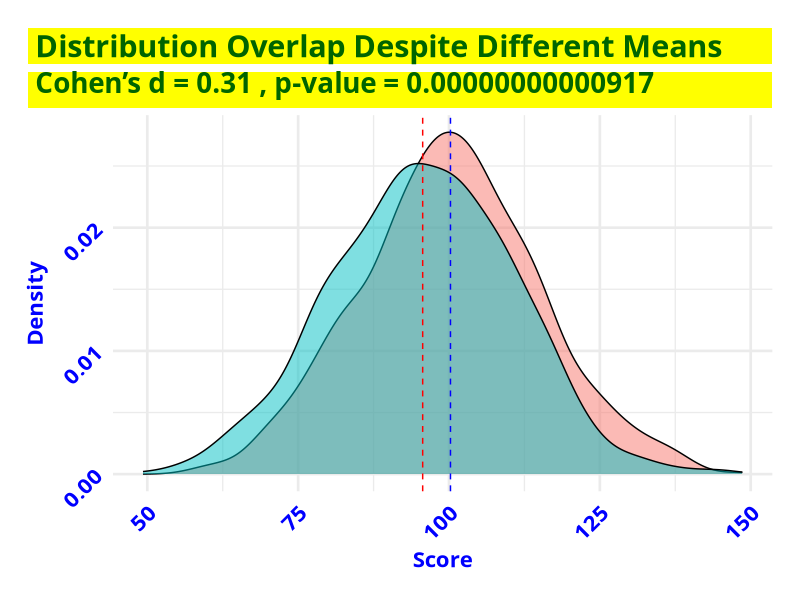
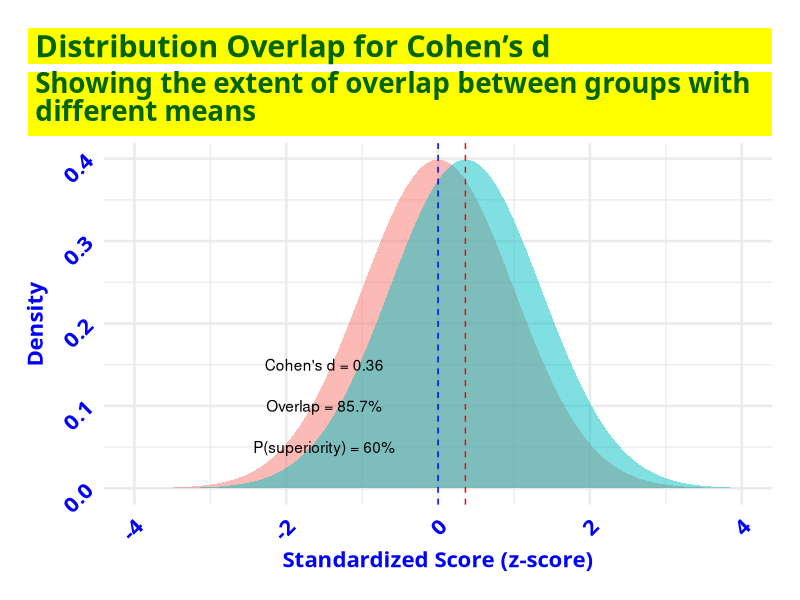
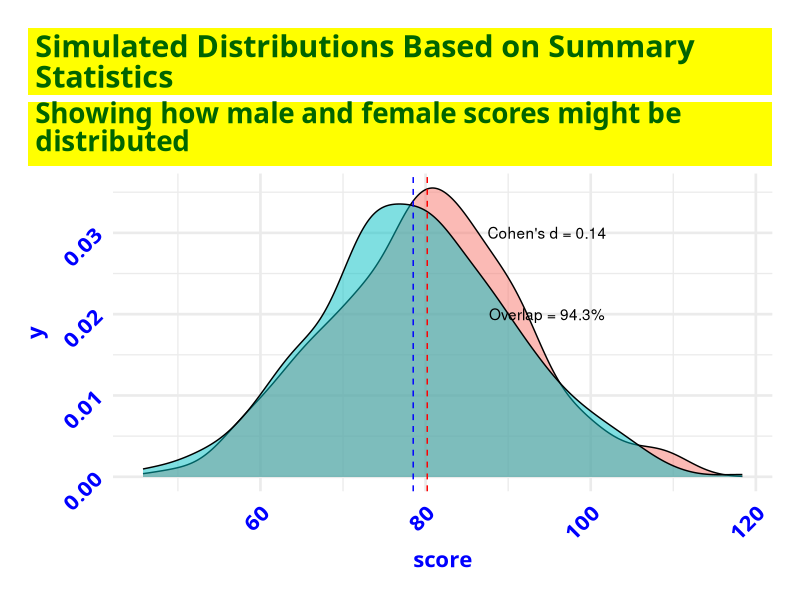
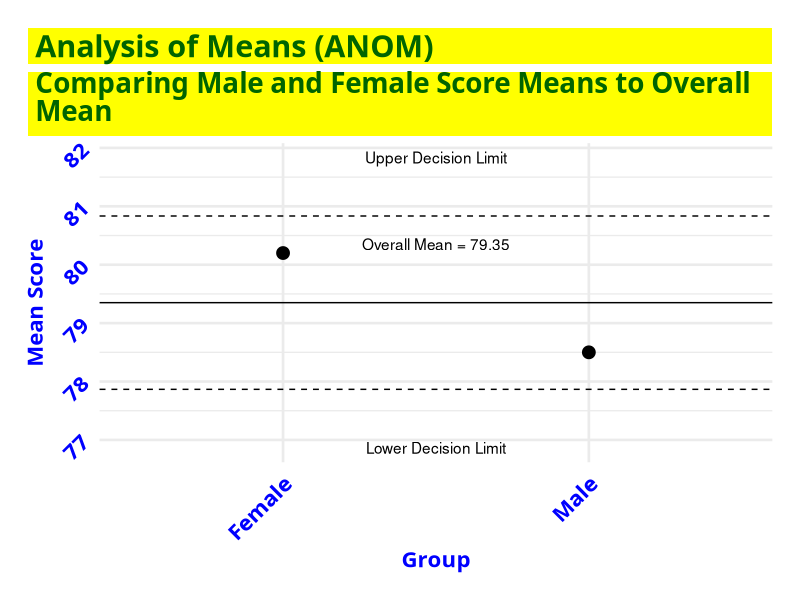

The R source for these figures, in order:
## ---- chunk 1
#| label: setup
#| include: false


# install.packages(c("mapview", "survey", "srvyr", "arcgislayers"))

# census_api_key("95496766c51541ee6f402c1e1a8658581285b759", install = TRUE, overwrite = TRUE)


# # load libraries - NOT NEEDED


# Force dplyr's select to take precedence
select <- dplyr::select
filter <- dplyr::filter

# Options
options(scipen = 999)
options(qic.clshade = T) # NO LONGER NEEDED; CHARTS ALL PREPARED WITH GGPLOT2 ONLY
options(qic.linecol = 'black') # NO LONGER NEEDED; CHARTS ALL PREPARED WITH GGPLOT2 ONLY
options(qic.signalcol = "firebrick") # NO LONGER NEEDED; CHARTS ALL PREPARED WITH GGPLOT2 ONLY
options(qic.targetcol = "purple") # NO LONGER NEEDED; CHARTS ALL PREPARED WITH GGPLOT2 ONLY
options(DT.options = list(dom = 'pBlfrti')) # Add buttons, filtering, and top (t) pagination controls
options(shiny.maxRequestSize = 50 * 1024^2) # Set upload maximum to 50 MB
options(tigris_use_cache = TRUE)


flextable::set_flextable_defaults(
  font.size = 14, 
  font.family = "Cabin",
  font.color = "black",
  table.layout = "fixed",
  border.color = "darkgray",
  padding.top = 3, padding.bottom = 3,
  padding.left = 4, padding.right = 4,
  line_spacing = 1.3,
  digits = 2,
  decimal.mark = ",",
  big.mark = " ",
  na_str = "<na>"
  )


# Set global theme for consistent plots
ggplot2::theme_set(
  ggplot2::theme_minimal(base_size = 20) +
    ggplot2::theme(
      plot.title.position = "plot",
      plot.title = ggtext::element_textbox_simple(
        family = "Cabin",
        face = "bold",
        color = "darkgreen",
        size = 22,
        fill = "yellow",
        lineheight = 1.0,
        padding = ggplot2::margin(5.5, 5.5, 0.0, 5.5),
        margin = ggplot2::margin(0, 0, 5.5, 0)
      ),
      plot.subtitle = ggtext::element_textbox_simple(
        family = "Cabin",
        color = "darkgreen",
        face = "bold",
        size = 20,
        fill = "yellow",
        lineheight = 1.0,
        padding = ggplot2::margin(0.0, 5.5, 5.5, 5.5),
        margin = ggplot2::margin(0, 0, 5.5, 0)
      ),
      plot.caption = ggtext::element_markdown(
        family = "Cabin",
        size = 16,
        hjust = 1,
        color = "darkblue",
        face = "italic",
        fill = "yellow",
        lineheight = 1.0
      ),
      axis.text.x = ggtext::element_markdown(
        family = "Cabin",
        face = "bold",
        color = "blue",
        size = 16,
        angle = 45,
        hjust = 1
      ),
        # ggplot2::element_blank(),
      axis.title.x = ggtext::element_markdown(
        family = "Cabin",
        face = "bold",
        color = "blue",
        size = 16),
        # ggplot2::element_blank(),
      axis.text.y = ggtext::element_markdown(
        family = "Cabin",
        face = "bold",
        color = "blue",
        size = 16,
        angle = 45,
        hjust = 1
      ),
        # ggplot2::element_blank(),
      axis.title.y = ggtext::element_markdown(
        family = "Cabin",
        face = "bold",
        color = "blue",
        size = 16),
        # ggplot2::element_blank(),
      strip.text = ggtext::element_markdown(
        family = "Cabin",
        color = "black",
        size = ggplot2::rel(1.1),
        face = "italic",
        margin = ggplot2::margin(2, 0, 0.5, 0, "lines")
      ),
      axis.text = ggtext::element_markdown(
        family = "Cabin",
        color = "black"),
      panel.background = ggplot2::element_rect(fill = "white", color = NA),
      plot.background = ggplot2::element_rect(fill = "white", color = NA),
      legend.position = "none",
      panel.spacing.x = grid::unit(1.5, "cm"),
      panel.spacing.y = grid::unit(1.5, "cm"),
      plot.margin = ggplot2::margin(20, 20, 20, 20, "pt")
    )
)




  
# Set seed for reproducibility
set.seed(123)

## ---- chunk 2
#| echo: false

# Example code for visualizing overlap
library(ggplot2)

# Simulate data with small mean difference but large overlap
group_A <- stats::rnorm(1000, mean = 100, sd = 15)
group_B <- stats::rnorm(
  1000,
  mean = 95,
  sd = 15
)

# Put in data frame
df <- base::data.frame(
  score = base::c(group_A, group_B),
  group = base::factor(base::c(base::rep("Group A", 1000), base::rep("Group B", 1000)))
)

# Calculate Cohen's d
cohens_d <- (base::mean(group_A) - base::mean(group_B)) /
  base::sqrt((stats::var(group_A) + stats::var(group_B)) / 2)

# T-test
t_result <- stats::t.test(group_A, group_B)

# Plot the distributions
ggplot2::ggplot(df, 
                ggplot2::aes(
                  x = score, 
                  fill = group
                  )
                ) +
  ggplot2::geom_density(alpha = 0.5) +
  ggplot2::geom_vline(xintercept = base::mean(group_A), color = "blue", linetype = "dashed") +
  ggplot2::geom_vline(xintercept = mean(group_B), color = "red", linetype = "dashed") +
  ggplot2::labs(
    title = "Distribution Overlap Despite Different Means",
    subtitle = paste(
      "Cohen's d =",
      base::round(cohens_d, 2),
      ", p-value =",
      base::format.pval(t_result$p.value, digits = 3)
    ),
    x = "Score",
    y = "Density"
  ) 

## ---- chunk 3
#| echo: false


#| # Function to calculate overlap coefficient from Cohen's d
calculate_overlap <- function(d) {
  # Overlap coefficient formula
  ovl <- 2 * stats::pnorm(-abs(d) / 2) * 100
  base::return(ovl)
}

# Function to calculate probability of superiority from Cohen's d
calculate_superiority_prob <- function(d) {
  # Probability of superiority formula
  prob <- stats::pnorm(d / base::sqrt(2)) * 100
  base::return(prob)
}

# Example with your Cohen's d = 0.36
d_value <- 0.36
overlap_percent <- calculate_overlap(d_value)
superiority_percent <- calculate_superiority_prob(d_value)

# Output results
cat("Cohen's d =", d_value, "\n")
cat("Overlap coefficient =", round(overlap_percent, 1), "%\n")
cat("Probability of superiority =", round(superiority_percent, 1), "%\n")

# Create visualization of overlap
library(ggplot2)

# Generate data for two normal distributions
x <- base::seq(-4, 4, length.out = 1000)
group1 <- base::data.frame(x = x, y = stats::dnorm(x, mean = 0, sd = 1), group = "Group A")
group2 <- base::data.frame(
  x = x,
  y = stats::dnorm(x, mean = d_value, sd = 1),
  group = "Group B"
)
combined_data <- base::rbind(group1, group2)

# Create plot
overlap_plot <- ggplot2::ggplot(combined_data, ggplot2::aes(x = x, y = y, fill = group)) +
  ggplot2::geom_area(alpha = 0.5, position = "identity") +
  ggplot2::geom_vline(xintercept = 0, linetype = "dashed", color = "blue") +
  ggplot2::geom_vline(xintercept = d_value, linetype = "dashed", color = "red") +
  ggplot2::annotate(
    "text",
    x = -1.5,
    y = 0.1,
    label = paste0("Overlap = ", base::round(overlap_percent, 1), "%")
  ) +
  ggplot2::annotate(
    "text",
    x = -1.5,
    y = 0.15,
    label = base::paste0("Cohen's d = ", d_value)
  ) +
  ggplot2::annotate(
    "text",
    x = -1.5,
    y = 0.05,
    label = base::paste0("P(superiority) = ", base::round(superiority_percent, 1), "%")
  ) +
  ggplot2::labs(
    title = "Distribution Overlap for Cohen's d",
    subtitle = "Showing the extent of overlap between groups with different means",
    x = "Standardized Score (z-score)",
    y = "Density"
  ) 

print(overlap_plot)

# To apply this to your actual groups:
# Replace with your actual groups' data
# group_A <- your_first_group_data
# group_B <- your_second_group_data

# Calculate means and SDs and pool them
# mean_A <- mean(group_A)
# mean_B <- mean(group_B)
# sd_pooled <- sqrt((var(group_A) + var(group_B))/2)

# Calculate Cohen's d
# cohens_d <- (mean_A - mean_B) / sd_pooled

# Calculate overlap and superiority probability
# overlap <- calculate_overlap(cohens_d)
# superiority <- calculate_superiority_prob(cohens_d)
## ---- chunk 4
#| echo: false


# Example: Simulating distributions from summary statistics
library(ggplot2)

# Given summary statistics
male_mean <- 78.5
male_sd <- 12.3
female_mean <- 80.2
female_sd <- 11.6
male_n <- 500 # Estimate sample size
female_n <- 500 # Estimate sample size

# Simulate individual-level data
set.seed(123)
male_scores <- stats::rnorm(male_n, mean = male_mean, sd = male_sd)
female_scores <- stats::rnorm(female_n, mean = female_mean, sd = female_sd)

# Calculate Cohen's d
cohens_d <- (female_mean - male_mean) / base::sqrt((male_sd^2 + female_sd^2) / 2)

# Calculate overlap coefficient
overlap <- calculate_overlap(cohens_d)
superiority <- calculate_superiority_prob(cohens_d)

# Create data frame for plotting
df <- base::data.frame(
  score = c(male_scores, female_scores),
  gender = base::factor(base::c(base::rep("Male", male_n), base::rep("Female", female_n)))
)

# Visualize the distributions
ggplot2::ggplot(df, ggplot2::aes(x = score, fill = gender)) +
  ggplot2::geom_density(alpha = 0.5) +
  ggplot2::geom_vline(xintercept = male_mean, color = "blue", linetype = "dashed") +
  ggplot2::geom_vline(xintercept = female_mean, color = "red", linetype = "dashed") +
  ggplot2::annotate(
    "text",
    x = base::max(df$score) * 0.8,
    y = 0.03,
    label = base::paste0("Cohen's d = ", base::round(cohens_d, 2))
  ) +
  ggplot2::annotate(
    "text",
    x = max(df$score) * 0.8,
    y = 0.02,
    label = paste0("Overlap = ", round(overlap, 1), "%")
  ) +
  ggplot2::labs(
    title = "Simulated Distributions Based on Summary Statistics",
    subtitle = "Showing how male and female scores might be distributed"
  )

## ---- chunk 5
#| echo: false

library(ggplot2)
library(dplyr)

# Given summary statistics
male_mean <- 78.5
male_sd <- 12.3
female_mean <- 80.2
female_sd <- 11.6
male_n <- 500 # Estimated sample size
female_n <- 500 # Estimated sample size

# Calculate overall (grand) mean
overall_n <- male_n + female_n
overall_mean <- (male_mean * male_n + female_mean * female_n) / overall_n

# Calculate pooled standard deviation
pooled_sd <- base::sqrt(
  ((male_n - 1) * male_sd^2 + (female_n - 1) * female_sd^2) /
    (male_n + female_n - 2)
)

# Calculate standard error for each group
male_se <- pooled_sd / base::sqrt(male_n)
female_se <- pooled_sd / base::sqrt(female_n)

# Calculate critical value (for 95% confidence)
# Using t-distribution with df = n1 + n2 - 2
alpha <- 0.05
critical_value <- stats::qt(1 - alpha / 2, df = male_n + female_n - 2)

# Calculate decision limits
upper_decision_limit <- overall_mean +
  critical_value * pooled_sd * base::sqrt(1 / male_n + 1 / female_n)
lower_decision_limit <- overall_mean -
  critical_value * pooled_sd * base::sqrt(1 / male_n + 1 / female_n)

# Create data frame for ANOM plot
anom_df <- base::data.frame(
  group = base::c("Male", "Female"),
  mean = base::c(male_mean, female_mean),
  n = base::c(male_n, female_n)
)

# Calculate if means are significantly different from overall mean
anom_df$significant <- (anom_df$mean > upper_decision_limit) |
  (anom_df$mean < lower_decision_limit)

# Create ANOM plot
ggplot2::ggplot(anom_df, ggplot2::aes(x = group, y = mean, color = significant)) +
  ggplot2::geom_point(size = 4) +
  ggplot2::geom_hline(yintercept = overall_mean, linetype = "solid") +
  ggplot2::geom_hline(yintercept = upper_decision_limit, linetype = "dashed") +
  ggplot2::geom_hline(yintercept = lower_decision_limit, linetype = "dashed") +
  ggplot2::annotate(
    "text",
    x = 1.5,
    y = overall_mean + 1,
    label = paste("Overall Mean =", base::round(overall_mean, 2))
  ) +
  ggplot2::annotate(
    "text",
    x = 1.5,
    y = upper_decision_limit + 1,
    label = "Upper Decision Limit"
  ) +
  ggplot2::annotate(
    "text",
    x = 1.5,
    y = lower_decision_limit - 1,
    label = "Lower Decision Limit"
  ) +
  ggplot2::scale_color_manual(values = c("black", "red")) +
  ggplot2::labs(
    title = "Analysis of Means (ANOM)",
    subtitle = "Comparing Male and Female Score Means to Overall Mean",
    y = "Mean Score",
    x = "Group"
  ) 

# Calculate additional statistics for interpretation
stats_df <- base::data.frame(
  statistic = base::c(
    "Overall Mean",
    "Male Mean",
    "Female Mean",
    "Difference (F-M)",
    "Cohen's d",
    "Distribution Overlap",
    "Upper Decision Limit",
    "Lower Decision Limit",
    "Significant Difference?"
  ),
  value = base::c(
    base::round(overall_mean, 2),
    male_mean,
    female_mean,
    base::round(female_mean - male_mean, 2),
    base::round((female_mean - male_mean) / pooled_sd, 2),
    base::round(calculate_overlap((female_mean - male_mean) / pooled_sd), 1),
    base::round(upper_decision_limit, 2),
    base::round(lower_decision_limit, 2),
    base::ifelse(any(anom_df$significant), "Yes", "No")
  )
)

# Print statistics
print(stats_df)
